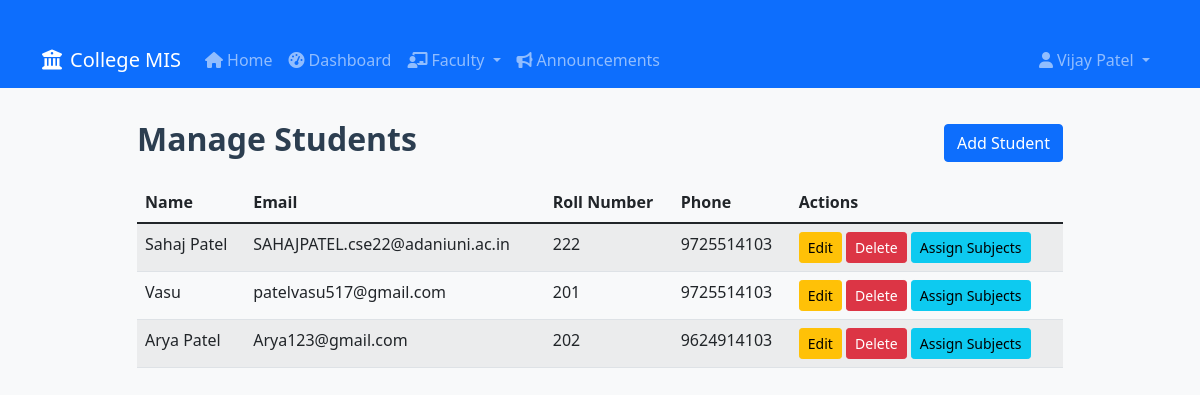
The app's page /faculty/students/ (signed in) with its own data.
### core/models.py (models this page shows, shortened)
class User(AbstractUser):
    is_student = models.BooleanField(default=False)
    is_faculty = models.BooleanField(default=False)

class Student(models.Model):
    DEPARTMENT_CHOICES = [
        ('computer_science', 'Computer Science'),
        ('information_technology', 'Information Technology'),
        ('electronics', 'Electronics & Communication'),
        ('mechanical', 'Mechanical Engineering'),
        ('civil', 'Civil Engineering'),
        ('electrical', 'Electrical Engineering'),
        ('business', 'Business Administration'),
        ('arts', 'Arts & Humanities'),
        ('science', 'Science'),
        ('commerce', 'Commerce'),
        ('other', 'Other'),
    ]
    user = models.OneToOneField('core.User', on_delete=models.CASCADE)
    roll_number = models.CharField(max_length=20, unique=True)
    phone_number = models.CharField(max_length=20, blank=True)
    department = models.CharField(max_length=50, choices=DEPARTMENT_CHOICES, default='computer_science')
    subjects = models.ManyToManyField(Subject, blank=True)

### faculty/views.py (the view)
# urls.py: path('students/', manage_students, name='manage_students'),
@login_required
def manage_students(request):
    if not hasattr(request.user, 'faculty'):
        return redirect('login')
    students = Student.objects.all()
    return render(request, 'faculty/manage_students.html', {'students': students})

### templates/faculty/manage_students.html
{% extends 'base.html' %}
{% block content %}
<div class="row justify-content-center">
  <div class="col-md-10">
    <div class="d-flex justify-content-between align-items-center mb-3">
      <h2>Manage Students</h2>
      <a href="{% url 'add_student' %}" class="btn btn-primary">Add Student</a>
    </div>
    {% if students %}
      <table class="table table-striped table-hover">
        <thead>
          <tr>
            <th>Name</th>
            <th>Email</th>
            <th>Roll Number</th>
            <th>Phone</th>
            <th>Actions</th>
          </tr>
        </thead>
        <tbody>
          {% for student in students %}
          <tr>
            <td>{{ student.user.first_name }}</td>
            <td>{{ student.user.email }}</td>
            <td>{{ student.roll_number }}</td>
            <td>{{ student.phone_number }}</td>
            <td>
              <a href="{% url 'edit_student' student.id %}" class="btn btn-sm btn-warning">Edit</a>
              <a href="{% url 'delete_student' student.id %}" class="btn btn-sm btn-danger">Delete</a>
              <a href="{% url 'assign_subjects' student.id %}" class="btn btn-sm btn-info">Assign Subjects</a>
            </td>
          </tr>
          {% endfor %}
        </tbody>
      </table>
    {% else %}
      <div class="alert alert-info">No students found.</div>
    {% endif %}
  </div>
</div>
{% endblock %}

### templates/base.html (shortened to what this page needs)
{% load static %}
<!DOCTYPE html>
<html lang="en">
<head>
    <link href="https://cdn.jsdelivr.net/npm/bootstrap@5.1.3/dist/css/bootstrap.min.css" rel="stylesheet">
    <link rel="stylesheet" href="https://cdnjs.cloudflare.com/ajax/libs/font-awesome/6.0.0/css/all.min.css">
    <link rel="stylesheet" href="{% static 'css/styles.css' %}">
</head>
<body>
    <nav class="navbar navbar-expand-lg navbar-dark bg-primary">
        <div class="container">
            <a class="navbar-brand" href="{% url 'home' %}">
                <i class="fas fa-university me-2"></i>College MIS
            </a>
            <div class="collapse navbar-collapse" id="navbarNav">
                <ul class="navbar-nav me-auto">
                    <li class="nav-item">
                        <a class="nav-link" href="{% url 'home' %}">
                            <i class="fas fa-home me-1"></i>Home
                        </a>
                    </li>
                    {% if user.is_authenticated %}
                        <li class="nav-item">
                            <a class="nav-link" href="{% url 'dashboard' %}">
                                <i class="fas fa-tachometer-alt me-1"></i>Dashboard
                            </a>
                        </li>
                        {% if user.faculty %}
                            <li class="nav-item dropdown">
                                <a class="nav-link dropdown-toggle" href="#" id="navbarDropdown" role="button" data-bs-toggle="dropdown">
                                    <i class="fas fa-chalkboard-teacher me-1"></i>Faculty
                                </a>
                            </li>
                        {% endif %}
                        <li class="nav-item">
                            <a class="nav-link" href="{% url 'announcement_list' %}">
                                <i class="fas fa-bullhorn me-1"></i>Announcements
                            </a>
                        </li>
                    {% endif %}
                </ul>
                <ul class="navbar-nav">
                    {% if user.is_authenticated %}
                        <li class="nav-item dropdown">
                            <a class="nav-link dropdown-toggle" href="#" id="userDropdown" role="button" data-bs-toggle="dropdown">
                                <i class="fas fa-user me-1"></i>{{ user.first_name }} {{ user.last_name }}
                            </a>
                        </li>
                    {% endif %}
                </ul>
            </div>
        </div>
    </nav>
    <main class="container mt-4">
        {% block content %}{% endblock %}
    </main>
</body>
</html>

### static/css/styles.css (style rules this page uses)
body { background-color: #f8f9fa; }
.navbar { margin-bottom: 2rem; }
.container { margin-top: 2rem; }
h2 { font-weight: 600; color: #2c3e50; }

### records on screen
User: first_name "Vijay Patel"
Student: user.first_name "Sahaj Patel", user.email "SAHAJPATEL.cse22@adaniuni.ac.in", roll_number "222", phone_number "9725514103"
Student: user.first_name "Vasu", user.email "patelvasu517@gmail.com", roll_number "201", phone_number "9725514103"
Student: user.first_name "Arya Patel", user.email "Arya123@gmail.com", roll_number "202", phone_number "9624914103"
